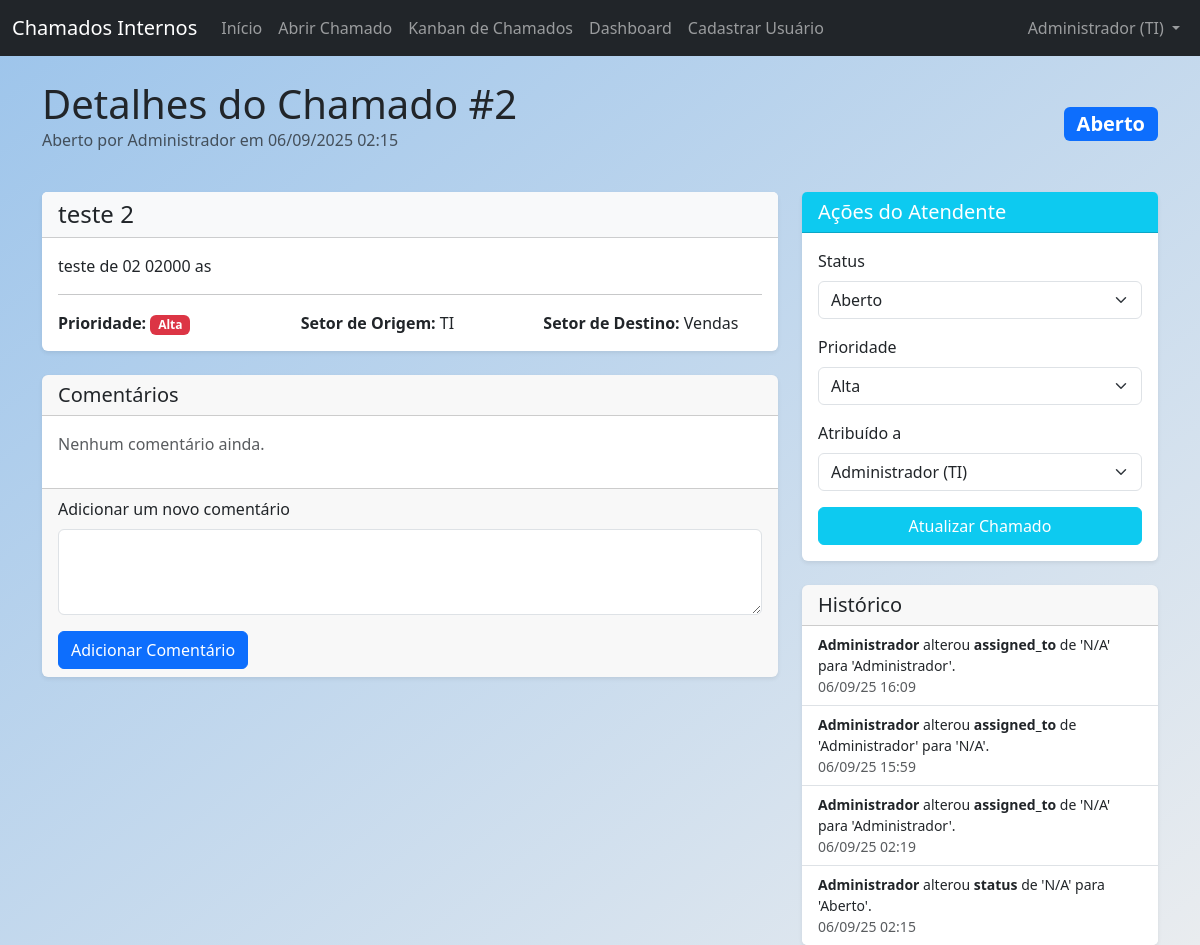
Screenshot of /ticket/2 (signed in) with the database file from the repository.
### app/models.py (models this page shows, shortened)
class User(db.Model, UserMixin):
    id = db.Column(db.Integer, primary_key=True)
    name = db.Column(db.String(100), nullable=False)
    email = db.Column(db.String(120), unique=True, nullable=False)
    sector = db.Column(db.String(50), nullable=False)
    password = db.Column(db.String(128), nullable=False)
    access_level = db.Column(db.String(20), nullable=False, default='colaborador') # colaborador, tecnico, administrador
    created_at = db.Column(db.DateTime, default=datetime.utcnow)
    tickets_created = db.relationship('Ticket', backref='author', lazy=True, foreign_keys='Ticket.user_id')
    tickets_assigned = db.relationship('Ticket', backref='assignee_user', lazy=True, foreign_keys='Ticket.assigned_to')
    comments = db.relationship('Comment', backref='comment_author', lazy=True)

class Ticket(db.Model):
    id = db.Column(db.Integer, primary_key=True)
    title = db.Column(db.String(150), nullable=False)
    description = db.Column(db.Text, nullable=False)
    user_id = db.Column(db.Integer, db.ForeignKey('user.id'), nullable=False) # Quem abriu o chamado
    origin_sector = db.Column(db.String(50), nullable=False)
    target_sector = db.Column(db.String(50), nullable=False)
    priority = db.Column(db.String(20), nullable=False, default='baixa') # baixa, media, alta
    status = db.Column(db.String(20), nullable=False, default='Aberto') # Aberto, Em Atendimento, Resolvido, Fechado
    created_at = db.Column(db.DateTime, default=datetime.utcnow)
    updated_at = db.Column(db.DateTime, default=datetime.utcnow, onupdate=datetime.utcnow)
    assigned_to = db.Column(db.Integer, db.ForeignKey('user.id'), nullable=True) # Quem está atendendo
    comments = db.relationship('Comment', backref='ticket', lazy=True, cascade="all, delete-orphan")
    history = db.relationship('TicketHistory', backref='ticket', lazy=True, cascade="all, delete-orphan")

class TicketHistory(db.Model):
    id = db.Column(db.Integer, primary_key=True)
    ticket_id = db.Column(db.Integer, db.ForeignKey('ticket.id'), nullable=False)
    changed_by_user_id = db.Column(db.Integer, db.ForeignKey('user.id'), nullable=True) # Usuário que fez a alteração
    field_changed = db.Column(db.String(50), nullable=False) # Ex: 'status', 'assigned_to', 'priority'
    old_value = db.Column(db.String(100), nullable=True)
    new_value = db.Column(db.String(100), nullable=True)
    timestamp = db.Column(db.DateTime, default=datetime.utcnow)
    changed_by = db.relationship('User', backref='history_changes', lazy=True)

### app/routes.py (the view, shortened to what this page needs)
@main.route('/ticket/<int:ticket_id>', methods=['GET', 'POST'])
@login_required
def view_ticket(ticket_id):
    ticket = Ticket.query.get_or_404(ticket_id)
    if ticket.user_id != current_user.id and not (is_tecnico() and (ticket.target_sector == current_user.sector or ticket.origin_sector == current_user.sector or is_admin())):
        abort(403)
    comment_form = CommentForm()
    update_form = TicketUpdateForm()
    if is_tecnico():
        tecnicos = User.query.filter(or_(User.access_level == 'tecnico', User.access_level == 'administrador')).all()
        update_form.assigned_to.choices = [(0, 'Não Atribuído')] + [(t.id, f"{t.name} ({t.sector})") for t in tecnicos]
    if request.method == 'GET' and is_tecnico():
        update_form.status.data = ticket.status
        update_form.priority.data = ticket.priority
        update_form.assigned_to.data = ticket.assigned_to if ticket.assigned_to else 0
    return render_template('view_ticket.html', title=ticket.title, ticket=ticket, comment_form=comment_form, update_form=update_form, is_tecnico=is_tecnico(), is_admin=is_admin())

### app/forms.py
class CommentForm(FlaskForm):
    content = TextAreaField('Adicionar um novo comentário', validators=[DataRequired(), Length(min=5)])
    submit_comment = SubmitField('Adicionar Comentário')

class TicketUpdateForm(FlaskForm):
    status = SelectField('Status', choices=[
        ('Aberto', 'Aberto'),
        ('Em Atendimento', 'Em Atendimento'),
        ('Resolvido', 'Resolvido'),
        ('Fechado', 'Fechado')
    ], validators=[DataRequired()])
    priority = SelectField('Prioridade', choices=[
        ('baixa', 'Baixa'),
        ('media', 'Média'),
        ('alta', 'Alta')
    ], validators=[DataRequired()])
    assigned_to = SelectField('Atribuído a', choices=[], coerce=int)
    submit_update = SubmitField('Atualizar Chamado')

### app/__init__.py (called while the page is built)
@login_manager.user_loader
def load_user(user_id):
    from app.models import User
    return User.query.get(int(user_id))

### app/routes.py (called while the page is built)
def is_admin():
    return current_user.is_authenticated and current_user.access_level == 'administrador'

def is_tecnico():
    return current_user.is_authenticated and (current_user.access_level == 'tecnico' or current_user.access_level == 'administrador')

### app/templates/view_ticket.html (shortened to what this page needs)
{% extends "base.html" %}
{% block content %}
    <div class="d-flex justify-content-between align-items-center mb-4">
        <div>
            <h1 class="mb-0">Detalhes do Chamado #{{ ticket.id }}</h1>
            <p class="text-muted">Aberto por {{ ticket.author.name }} em {{ ticket.created_at.strftime('%d/%m/%Y %H:%M') }}</p>
        </div>
        <span class="badge fs-5
            {% if ticket.status == 'Aberto' %} bg-primary
            {% elif ticket.status == 'Em Atendimento' %} bg-dark
            {% elif ticket.status == 'Resolvido' %} bg-success
            {% else %} bg-secondary
            {% endif %}">
            {{ ticket.status }}
        </span>
    </div>
    <div class="row">
        <div class="col-md-8">
            <div class="card shadow-sm mb-4">
                <div class="card-header bg-light">
                    <h4 class="mb-0">{{ ticket.title }}</h4>
                </div>
                <div class="card-body">
                    <p class="card-text" style="white-space: pre-wrap;">{{ ticket.description }}</p>
                    <hr>
                    <div class="row">
                        <div class="col-sm-4"><strong>Prioridade:</strong>
                            {% if ticket.priority == 'alta' %}<span class="badge bg-danger">Alta</span>
                            {% elif ticket.priority == 'media' %}<span class="badge bg-warning text-dark">Média</span>
                            {% else %}<span class="badge bg-info">Baixa</span>{% endif %}
                        </div>
                        <div class="col-sm-4"><strong>Setor de Origem:</strong> {{ ticket.origin_sector }}</div>
                        <div class="col-sm-4"><strong>Setor de Destino:</strong> {{ ticket.target_sector }}</div>
                    </div>
                </div>
            </div>
            <div class="card shadow-sm mb-4">
                <div class="card-header"><h5 class="mb-0">Comentários</h5></div>
                <div class="card-body">
                    {% for comment in ticket.comments|sort(attribute='created_at', reverse=True) %}
                        <div class="d-flex mb-3">
                            <div class="flex-shrink-0 me-3">
                                <i class="fas fa-user-circle fa-2x text-muted"></i>
                            </div>
                            <div class="flex-grow-1">
                                <strong>{{ comment.comment_author.name }}</strong> <small class="text-muted ms-2">{{ comment.created_at.strftime('%d/%m/%Y %H:%M') }}</small>
                                <p class="mb-0" style="white-space: pre-wrap;">{{ comment.content }}</p>
                            </div>
                        </div>
                        {% if not loop.last %}<hr>{% endif %}
                    {% else %}
                        <p class="text-muted">Nenhum comentário ainda.</p>
                    {% endfor %}
                </div>
                <div class="card-footer">
                    <form method="POST" action="">
                        <div class="mb-3">
                            {{ comment_form.content.label(class="form-label") }}
                            {{ comment_form.content(class="form-control", rows=3) }}
                        </div>
                        {{ comment_form.submit_comment(class="btn btn-primary") }}
                    </form>
                </div>
            </div>
        </div>
        <div class="col-md-4">
            {% if is_tecnico %}
            <div class="card shadow-sm mb-4">
                <div class="card-header bg-info text-white"><h5 class="mb-0">Ações do Atendente</h5></div>
                <div class="card-body">
                    <form method="POST" action="">
                        <div class="mb-3">
                            {{ update_form.status.label(class="form-label") }}
                            {{ update_form.status(class="form-select") }}
                        </div>
                        <div class="mb-3">
                            {{ update_form.priority.label(class="form-label") }}
                            {{ update_form.priority(class="form-select") }}
                        </div>
                        <div class="mb-3">
                            {{ update_form.assigned_to.label(class="form-label") }}
                            {{ update_form.assigned_to(class="form-select") }}
                        </div>
                        <div class="d-grid">
                            {{ update_form.submit_update(class="btn btn-info text-white") }}
                        </div>
                    </form>
                </div>
            </div>
            {% endif %}
            <div class="card shadow-sm">
                <div class="card-header"><h5 class="mb-0">Histórico</h5></div>
                <ul class="list-group list-group-flush">
                    {% for entry in ticket.history|sort(attribute='timestamp', reverse=True) %}
                    <li class="list-group-item small">
                        <strong>{{ entry.changed_by.name }}</strong> alterou <strong>{{ entry.field_changed }}</strong>
                        de '{{ entry.old_value }}' para '{{ entry.new_value }}'.
                        <div class="text-muted">{{ entry.timestamp.strftime('%d/%m/%y %H:%M') }}</div>
                    </li>
                    {% else %}
                    <li class="list-group-item text-muted">Nenhuma alteração registrada.</li>
                    {% endfor %}
                </ul>
            </div>
        </div>
    </div>
{% endblock content %}

### app/templates/components/navbar.html (shortened to what this page needs)
<nav class="navbar navbar-expand-lg navbar-dark bg-dark">
    <div class="container-fluid">
        <a class="navbar-brand" href="{{ url_for('main.home') }}">Chamados Internos</a>
        <div class="collapse navbar-collapse" id="navbarNav">
            <ul class="navbar-nav me-auto mb-2 mb-lg-0">
                <li class="nav-item">
                    <a class="nav-link" href="{{ url_for('main.home') }}">Início</a>
                </li>
                {% if current_user.is_authenticated %}
                    <li class="nav-item">
                        <a class="nav-link" href="{{ url_for('main.create_ticket') }}">Abrir Chamado</a>
                    </li>
                    <li class="nav-item">
                        <a class="nav-link" href="{{ url_for('main.tickets_kanban') }}">Kanban de Chamados</a>
                    </li>
                    {% if current_user.access_level == 'administrador' or current_user.access_level == 'tecnico' %}
                        <li class="nav-item">
                            <a class="nav-link" href="{{ url_for('main.dashboard') }}">Dashboard</a>
                        </li>
                    {% endif %}
                    {% if current_user.access_level == 'administrador' %}
                        <li class="nav-item">
                            <a class="nav-link" href="{{ url_for('main.register') }}">Cadastrar Usuário</a>
                        </li>
                    {% endif %}
                {% endif %}
            </ul>
            <ul class="navbar-nav ms-auto mb-2 mb-lg-0">
                {% if current_user.is_authenticated %}
                    <li class="nav-item dropdown">
                        <a class="nav-link dropdown-toggle" href="#" id="navbarDropdown" role="button" data-bs-toggle="dropdown" aria-expanded="false">
                            {{ current_user.name }} ({{ current_user.sector }})
                        </a>
                    </li>
                {% else %}
                    <li class="nav-item">
                        <a class="nav-link" href="{{ url_for('main.login') }}">Login</a>
                    </li>
                {% endif %}
            </ul>
        </div>
    </div>
</nav>

### app/static/css/style.css (style rules this page uses)
body { background: linear-gradient(to bottom right, #9cc4eb, #e9ecef); background-attachment: fixed; }
.card { border: none; box-shadow: 0 4px 8px rgba(0,0,0,0.05); }

### rows the page displays
User: name "Administrador", sector "TI", author.name "Administrador"
Ticket: id "2", created_at "06/09/2025 02:15", status "Aberto", title "teste 2", description "teste de 02 02000 as", origin_sector "TI", target_sector "Vendas", priority "Alta", assigned_to "Administrador (TI)"
TicketHistory: status.label "Status", changed_by.name "Administrador", field_changed "status", old_value "N/A", new_value "Aberto", timestamp "06/09/25 02:15"
TicketHistory: changed_by.name "Administrador", field_changed "assigned_to", old_value "N/A", new_value "Administrador", timestamp "06/09/25 16:09"
TicketHistory: changed_by.name "Administrador", field_changed "assigned_to", old_value "Administrador", new_value "N/A", timestamp "06/09/25 15:59"
TicketHistory: changed_by.name "Administrador", field_changed "assigned_to", old_value "N/A", new_value "Administrador", timestamp "06/09/25 02:19"

### other values shown
{{ comment_form.content.label(class="form-label") }} "Adicionar um novo comentário"
{{ update_form.priority.label(class="form-label") }} "Prioridade"
{{ update_form.assigned_to.label(class="form-label") }} "Atribuído a"
